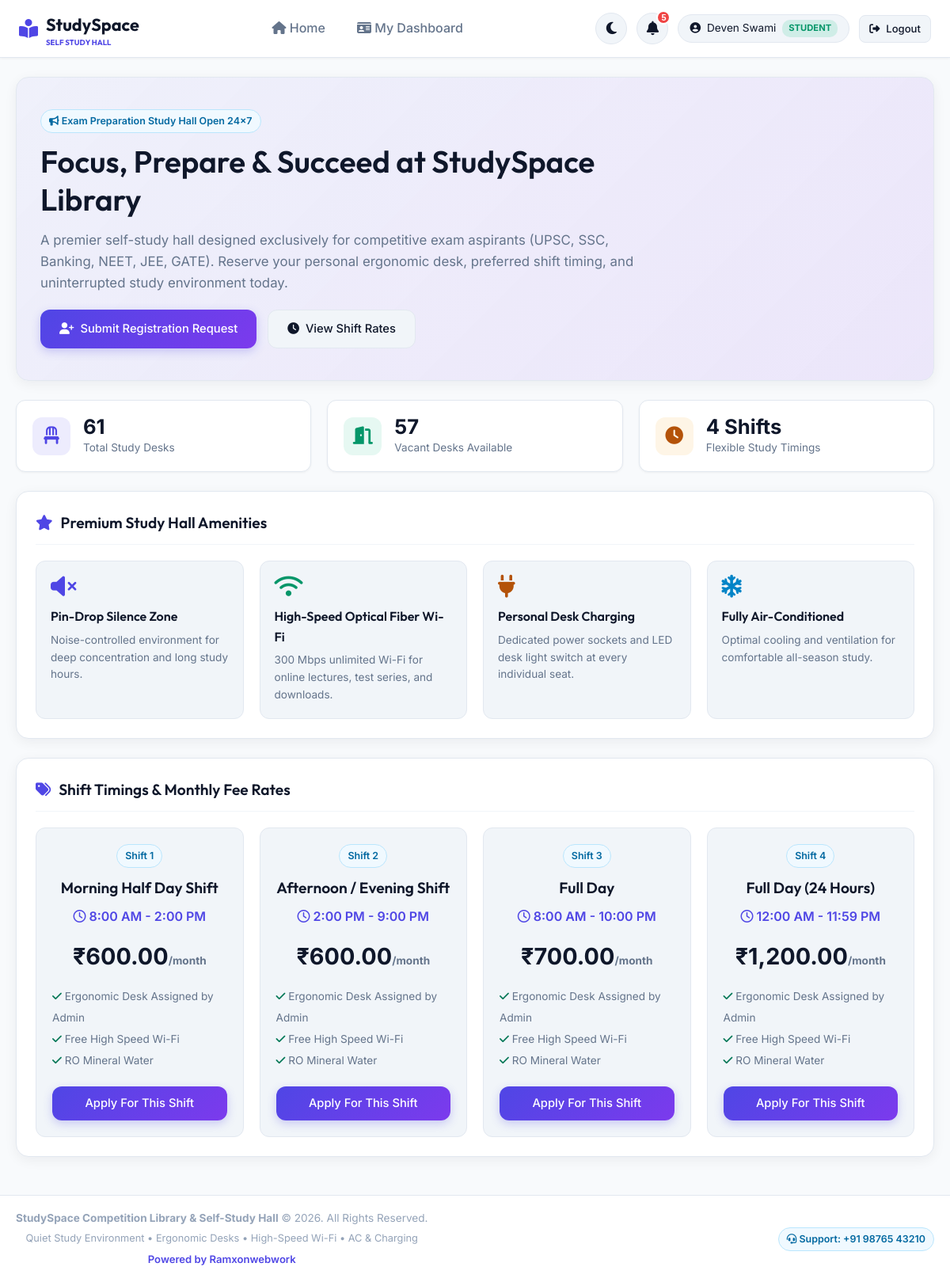
The page / (signed in) on the database its author committed.
### tables this page shows
CREATE TABLE users (
        id INTEGER PRIMARY KEY AUTOINCREMENT,
        name TEXT NOT NULL,
        email TEXT UNIQUE NOT NULL,
        phone TEXT NOT NULL,
        password TEXT NOT NULL,
        role TEXT NOT NULL DEFAULT 'student', -- 'admin' or 'student'
        emergency_contact TEXT,
        id_proof_type TEXT, -- 'Aadhaar', 'Voter ID', 'Driving License', 'Student ID'
        id_proof_no TEXT,
        status TEXT NOT NULL DEFAULT 'pending', -- 'pending', 'approved', 'hold', 'cancelled'
        created_at DATETIME DEFAULT CURRENT_TIMESTAMP
    , otp_code TEXT, otp_expires_at DATETIME, registered_device_id TEXT, father_name TEXT, address TEXT, is_deleted INTEGER DEFAULT 0, deleted_at DATETIME);

CREATE TABLE shifts (
        id INTEGER PRIMARY KEY AUTOINCREMENT,
        name TEXT NOT NULL, -- e.g., 'Morning Shift', 'Afternoon Shift', 'Evening Shift', 'Full Day / 24 hrs'
        start_time TEXT NOT NULL, -- e.g., '06:00'
        end_time TEXT NOT NULL,   -- e.g., '12:00'
        fee_amount REAL NOT NULL, -- Monthly fee in INR
        is_active INTEGER DEFAULT 1
    );

### config/auth.php (called while the page is built, shortened)
<?php
require_once __DIR__ . '/db.php';
function is_logged_in() {
    return isset($_SESSION['user_id']);
}
function current_user() {
    global $pdo;
    $stmt = $pdo->prepare("SELECT * FROM users WHERE id = ?");
    $stmt->execute([$_SESSION['user_id']]);
    return $stmt->fetch();
}
function is_admin() {
    $user = current_user();
    return $user && $user['role'] === 'admin';
}
function format_currency($amount) {
    return '₹' . number_format($amount, 2);
}
?>

### index.php (the view, shortened to what this page needs)
<?php
require_once __DIR__ . '/includes/header.php';
$shifts = $pdo->query("SELECT * FROM shifts WHERE is_active = 1 ORDER BY id ASC")->fetchAll();
$total_seats = $pdo->query("SELECT COUNT(*) FROM seats WHERE is_active = 1")->fetchColumn();
$occupied_seats = $pdo->query("SELECT COUNT(DISTINCT seat_id) FROM allocations WHERE status = 'active'")->fetchColumn();
$vacant_seats = max(0, $total_seats - $occupied_seats);
?>
<div class="card" style="background: linear-gradient(135deg, rgba(79, 70, 229, 0.05) 0%, rgba(124, 58, 237, 0.1) 100%); border: 1px solid var(--border-color); padding: 40px 30px; margin-bottom: 24px;">
    <div style="max-width: 750px;">
        <span class="badge badge-info" style="margin-bottom: 12px;"><i class="fas fa-bullhorn"></i> Exam Preparation Study Hall Open 24x7</span>
        <h1 style="font-size: 2.4rem; line-height: 1.25; margin-bottom: 14px;">Focus, Prepare & Succeed at StudySpace Library</h1>
        <p style="font-size: 1.05rem; color: var(--text-muted); margin-bottom: 20px;">
            A premier self-study hall designed exclusively for competitive exam aspirants (UPSC, SSC, Banking, NEET, JEE, GATE). Reserve your personal ergonomic desk, preferred shift timing, and uninterrupted study environment today.
        </p>
        <div style="display: flex; gap: 14px; flex-wrap: wrap;">
            <a href="login.php?tab=register" class="btn btn-primary" style="padding: 12px 24px;"><i class="fas fa-user-plus"></i> Submit Registration Request</a>
            <a href="#shifts" class="btn btn-secondary" style="padding: 12px 24px;"><i class="fas fa-clock"></i> View Shift Rates</a>
        </div>
    </div>
</div>
<div class="grid-3" style="margin-bottom: 24px;">
    <div class="stat-card">
        <div class="stat-icon" style="background: rgba(79, 70, 229, 0.1); color: var(--accent-primary);">
            <i class="fas fa-chair"></i>
        </div>
        <div>
            <div class="stat-value"><?php echo $total_seats; ?></div>
            <div class="stat-label">Total Study Desks</div>
        </div>
    </div>
    <div class="stat-card">
        <div class="stat-icon" style="background: rgba(16, 185, 129, 0.1); color: #059669;">
            <i class="fas fa-door-open"></i>
        </div>
        <div>
            <div class="stat-value"><?php echo $vacant_seats; ?></div>
            <div class="stat-label">Vacant Desks Available</div>
        </div>
    </div>
    <div class="stat-card">
        <div class="stat-icon" style="background: rgba(245, 158, 11, 0.1); color: #b45309;">
            <i class="fas fa-clock"></i>
        </div>
        <div>
            <div class="stat-value">4 Shifts</div>
            <div class="stat-label">Flexible Study Timings</div>
        </div>
    </div>
</div>
<div class="card">
    <div class="card-header">
        <h2 class="card-title"><i class="fas fa-star" style="color: var(--accent-primary);"></i> Premium Study Hall Amenities</h2>
    </div>
    <div class="grid-4" style="margin-top: 10px;">
        <div style="background: var(--bg-surface-elevated); padding: 18px; border-radius: var(--radius-md); border: 1px solid var(--border-color);">
            <i class="fas fa-volume-mute" style="font-size: 1.8rem; color: var(--accent-primary); margin-bottom: 10px;"></i>
            <h4>Pin-Drop Silence Zone</h4>
            <p style="font-size: 0.85rem; color: var(--text-muted); margin-top: 6px;">Noise-controlled environment for deep concentration and long study hours.</p>
        </div>
        <div style="background: var(--bg-surface-elevated); padding: 18px; border-radius: var(--radius-md); border: 1px solid var(--border-color);">
            <i class="fas fa-wifi" style="font-size: 1.8rem; color: #059669; margin-bottom: 10px;"></i>
            <h4>High-Speed Optical Fiber Wi-Fi</h4>
            <p style="font-size: 0.85rem; color: var(--text-muted); margin-top: 6px;">300 Mbps unlimited Wi-Fi for online lectures, test series, and downloads.</p>
        </div>
        <div style="background: var(--bg-surface-elevated); padding: 18px; border-radius: var(--radius-md); border: 1px solid var(--border-color);">
            <i class="fas fa-plug" style="font-size: 1.8rem; color: #b45309; margin-bottom: 10px;"></i>
            <h4>Personal Desk Charging</h4>
            <p style="font-size: 0.85rem; color: var(--text-muted); margin-top: 6px;">Dedicated power sockets and LED desk light switch at every individual seat.</p>
        </div>
        <div style="background: var(--bg-surface-elevated); padding: 18px; border-radius: var(--radius-md); border: 1px solid var(--border-color);">
            <i class="fas fa-snowflake" style="font-size: 1.8rem; color: #0284c7; margin-bottom: 10px;"></i>
            <h4>Fully Air-Conditioned</h4>
            <p style="font-size: 0.85rem; color: var(--text-muted); margin-top: 6px;">Optimal cooling and ventilation for comfortable all-season study.</p>
        </div>
    </div>
</div>
<div class="card" id="shifts">
    <div class="card-header">
        <h2 class="card-title"><i class="fas fa-tags" style="color: var(--accent-primary);"></i> Shift Timings & Monthly Fee Rates</h2>
    </div>
    <div class="grid-4" style="margin-top: 10px;">
        <?php foreach ($shifts as $shift): ?>
            <div style="background: var(--bg-surface-elevated); border: 1px solid var(--border-color); border-radius: var(--radius-md); padding: 20px; text-align: center; display: flex; flex-direction: column; justify-content: space-between;">
                <div>
                    <span class="badge badge-info" style="margin-bottom: 10px;">Shift <?php echo $shift['id']; ?></span>
                    <h3 style="font-size: 1.2rem; margin-bottom: 8px;"><?php echo htmlspecialchars($shift['name']); ?></h3>
                    <div style="font-size: 1rem; color: var(--accent-primary); font-weight: 600; margin-bottom: 14px;">
                        <i class="far fa-clock"></i> <?php echo date('g:i A', strtotime($shift['start_time'])); ?> - <?php echo date('g:i A', strtotime($shift['end_time'])); ?>
                    </div>
                    <div style="font-size: 1.8rem; font-weight: 700; color: var(--text-main); margin-bottom: 14px;">
                        <?php echo format_currency($shift['fee_amount']); ?><small style="font-size: 0.85rem; color: var(--text-muted);">/month</small>
                    </div>
                    <ul style="list-style: none; text-align: left; font-size: 0.85rem; color: var(--text-muted); margin-bottom: 18px; line-height: 2;">
                        <li><i class="fas fa-check" style="color: var(--color-success-text);"></i> Ergonomic Desk Assigned by Admin</li>
                        <li><i class="fas fa-check" style="color: var(--color-success-text);"></i> Free High Speed Wi-Fi</li>
                        <li><i class="fas fa-check" style="color: var(--color-success-text);"></i> RO Mineral Water</li>
                    </ul>
                </div>
                <a href="login.php?tab=register&shift=<?php echo $shift['id']; ?>" class="btn btn-primary" style="width: 100%;">Apply For This Shift</a>
            </div>
        <?php endforeach; ?>
    </div>
</div>
<?php require_once __DIR__ . '/includes/footer.php'; ?>

### includes/header.php (shortened to what this page needs)
<?php
require_once __DIR__ . '/../config/auth.php';
$user = current_user();
$unread_count = 0;
if (is_logged_in()) {
    $uid = $user['id'];
    if ($user['role'] === 'admin') {
        $stmt_hn = $pdo->query("SELECT n.*, u.name as student_name FROM notifications n LEFT JOIN users u ON n.user_id = u.id ORDER BY n.id DESC LIMIT 5");
    } else {
        $stmt_hn = $pdo->prepare("SELECT * FROM notifications WHERE user_id = 0 OR user_id = ? ORDER BY id DESC LIMIT 5");
        $stmt_hn->execute([$uid]);
    }
    $header_notifs = $stmt_hn->fetchAll();
    $unread_count = count($header_notifs);
}
?>
<!DOCTYPE html>
<html lang="en" data-theme="light">
<head>
    <link rel="stylesheet" href="https://cdnjs.cloudflare.com/ajax/libs/font-awesome/6.4.0/css/all.min.css">
    <link rel="stylesheet" href="assets/css/style.css">
</head>
<body>
    <nav class="navbar">
        <div class="nav-container">
            <a href="index.php" class="brand-logo">
                <i class="fas fa-book-reader"></i>
                <span>StudySpace <small style="font-size:0.6rem; color:var(--accent-primary); display:block; line-height:1;">SELF STUDY HALL</small></span>
            </a>
            <ul class="nav-links">
                <li><a href="index.php" class="nav-link"><i class="fas fa-home"></i> Home</a></li>
                <?php if (is_logged_in()): ?>
                    <?php if (is_admin()): ?>
                        <li><a href="admin_dashboard.php" class="nav-link"><i class="fas fa-chart-line"></i> Admin Dashboard</a></li>
                    <?php else: ?>
                        <li><a href="student_dashboard.php" class="nav-link"><i class="fas fa-id-card"></i> My Dashboard</a></li>
                    <?php endif; ?>
                <?php endif; ?>
            </ul>
            <div class="nav-user">
                <button id="themeToggleBtn" class="theme-toggle-btn" title="Toggle Light / Dark Mode">
                </button>
                <?php if (is_logged_in()): ?>
                    <div class="notif-dropdown-wrapper">
                        <button id="notifBellBtn" class="theme-toggle-btn" title="Notifications & Notices">
                            <i class="fas fa-bell"></i>
                            <?php if ($unread_count > 0): ?>
                                <span class="notif-badge"><?php echo $unread_count; ?></span>
                            <?php endif; ?>
                        </button>
                                <?php if (is_admin()): ?>
                                    <a href="admin_dashboard.php?tab=notifs">View All Notifications in Admin &rarr;</a>
                                <?php else: ?>
                                    <a href="student_dashboard.php?tab=tabNotifs">View All Notices &rarr;</a>
                                <?php endif; ?>
                    </div>
                    <div class="user-badge">
                        <i class="fas fa-user-circle"></i>
                        <span><?php echo htmlspecialchars($user['name']); ?></span>
                        <span class="role-pill <?php echo $user['role'] === 'admin' ? 'role-admin' : 'role-student'; ?>">
                            <?php echo strtoupper($user['role']); ?>
                        </span>
                    </div>
                    <a href="api/auth.php?action=logout" class="btn btn-secondary btn-sm"><i class="fas fa-sign-out-alt"></i> Logout</a>
                <?php else: ?>
                    <a href="login.php" class="btn btn-secondary btn-sm"><i class="fas fa-sign-in-alt"></i> Login</a>
                    <a href="login.php?tab=register" class="btn btn-primary btn-sm"><i class="fas fa-user-plus"></i> Join Library</a>
                <?php endif; ?>
            </div>
        </div>
    </nav>
    <div class="main-wrapper">

### includes/footer.php (shortened to what this page needs)
    </div>
    <footer>
        <div style="max-width: 1280px; margin: 0 auto; display: flex; justify-content: space-between; align-items: center; flex-wrap: wrap; gap: 15px;">
            <div>
                <p><strong>StudySpace Competition Library & Self-Study Hall</strong> &copy; <?php echo date('Y'); ?>. All Rights Reserved.</p>
                <p style="font-size: 0.8rem; color: var(--text-dim); margin-top: 4px;">Quiet Study Environment &bull; Ergonomic Desks &bull; High-Speed Wi-Fi &bull; AC & Charging</p>
                <p style="font-size: 0.82rem; color: var(--accent-primary); margin-top: 6px; font-weight: 600;">Powered by Ramxonwebwork</p>
            </div>
            <div>
                <span class="badge badge-info"><i class="fas fa-headset"></i> Support: +91 98765 43210</span>
            </div>
        </div>
    </footer>
</body>
</html>

### rows shown on the page
users: name "Deven Swami", role "STUDENT"
shifts: id "1", name "Morning Half Day Shift", start_time "8:00 AM", end_time "2:00 PM", fee_amount "₹600.00"
shifts: id "2", name "Afternoon / Evening Shift", start_time "2:00 PM", end_time "9:00 PM", fee_amount "₹600.00"
shifts: id "3", name "Full Day", start_time "8:00 AM", end_time "10:00 PM", fee_amount "₹700.00"
shifts: id "4", name "Full Day (24 Hours)", start_time "12:00 AM", end_time "11:59 PM", fee_amount "₹1,200.00"

### other values the page prints
$unread_count "5"
$total_seats "61"
$vacant_seats "57"
